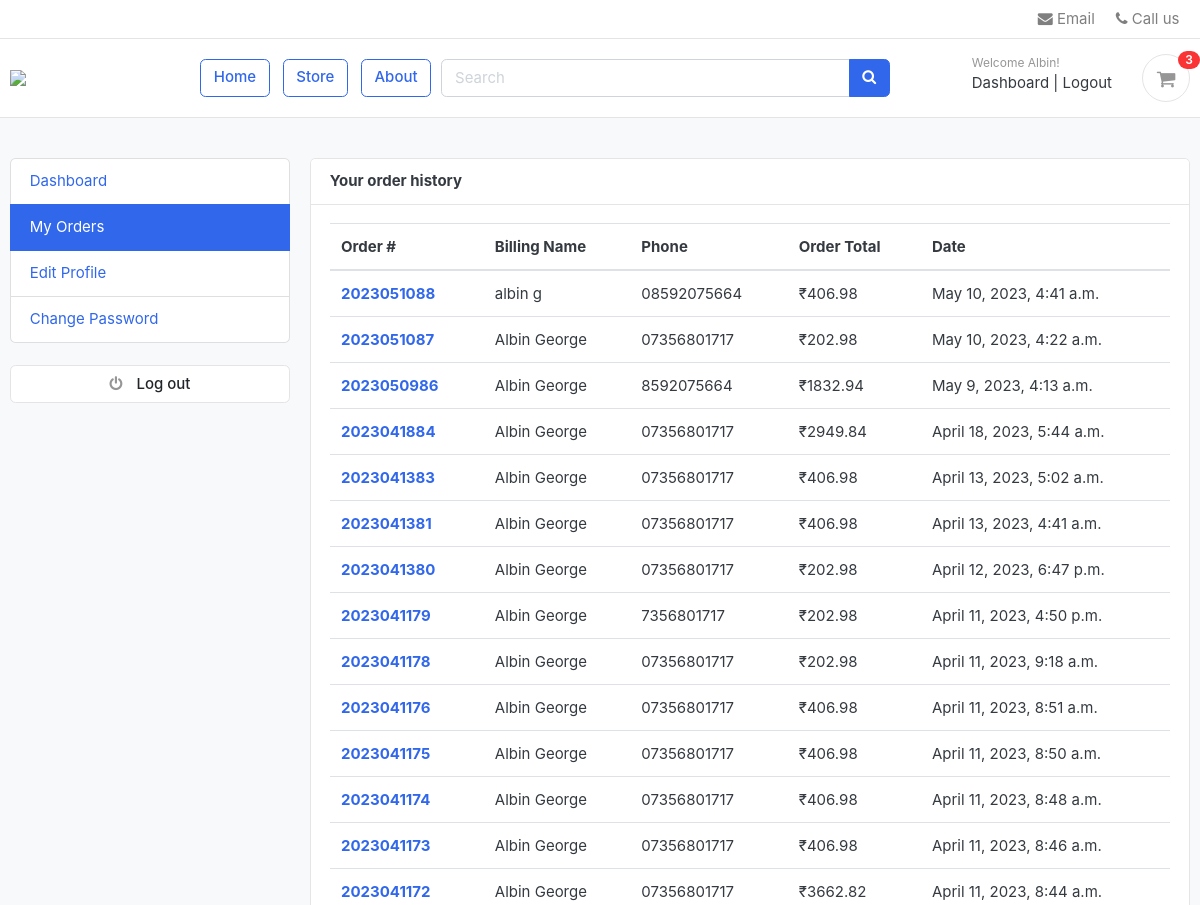
/accounts/my_orders/ (signed in, upper part), run on an earlier commit of the app's database.
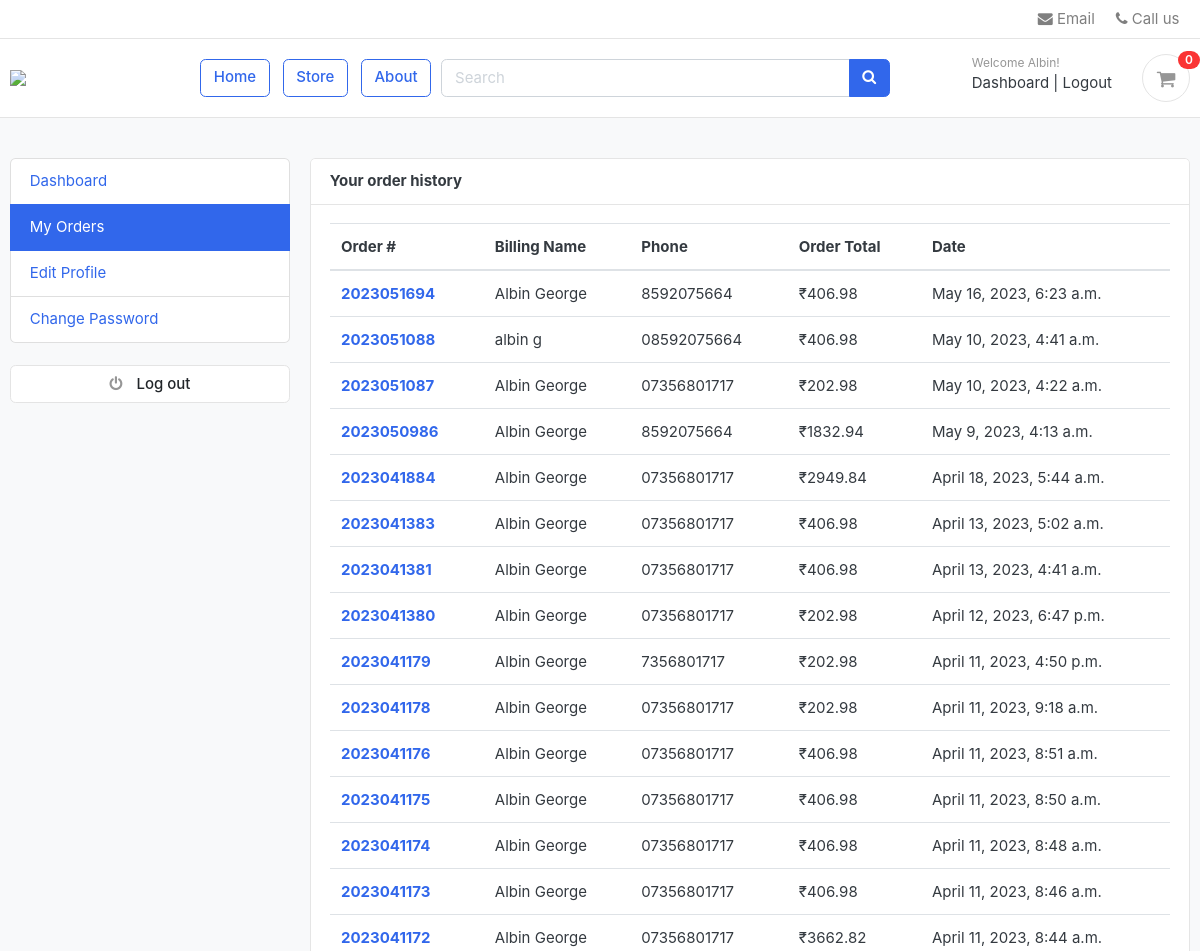
And on a later commit of the database.
### orders/models.py (models this page shows, shortened)
class Order(models.Model):
    STATUS = (
        ('Confirmed', 'Confirmed'), ('Delivered', 'Delivered'),
    )
    user = models.ForeignKey(Account, on_delete=models.SET_NULL, null=True)
    payment = models.ForeignKey(Payment, on_delete=models.SET_NULL, blank=True, null=True)
    order_number = models.CharField(max_length=20)
    first_name = models.CharField(max_length=50)
    last_name = models.CharField(max_length=50)
    phone = models.CharField(max_length=15)
    email = models.EmailField(max_length=50)
    address_line_1 = models.CharField(max_length=50)
    address_line_2 = models.CharField(max_length=50, blank=True)
    country = models.CharField(max_length=50)
    state = models.CharField(max_length=50)
    city = models.CharField(max_length=50)
    order_note = models.CharField(max_length=100, blank=True)
    order_total = models.FloatField()
    tax = models.FloatField()
    status = models.CharField(max_length=10, choices=STATUS)
    ip = models.CharField(blank=True, max_length=20)
    is_ordered = models.BooleanField(default=False)
    created_at = models.DateTimeField(auto_now_add=True)
    updated_at = models.DateTimeField(auto_now=True)
    def full_name(self):
        return f'{self.first_name} {self.last_name}'

### accounts/views.py (the view)
# urls.py: path('my_orders/', views.my_orders, name='my_orders'),
def my_orders(request):
    orders = Order.objects.filter(user=request.user, is_ordered=True).order_by('-created_at')
    auto_search = Product.objects.all()
    context = {'orders': orders, 'auto_search': auto_search, }
    return render(request, 'accounts/my_orders.html', context)

### carts/context_processors.py (called while the page is built)
def counter(request):
    cart_count = 0
    if 'admin' in request.path:
        return {}
    else:
        try:
            cart = Cart.objects.filter(cart_id=_cart_id(request))
            if request.user.is_authenticated:
                cart_items = CartItem.objects.all().filter(user=request.user)
            else:
                cart_items = CartItem.objects.all().filter(cart=cart[:1])
            for cart_item in cart_items:
                cart_count += cart_item.quantity
        except Cart.DoesNotExist:
            cart_count = 0
    return dict(cart_count=cart_count)

### carts/views.py (called while the page is built)
def _cart_id(request):
    cart = request.session.session_key
    if not cart:
        cart = request.session.create()
    return cart

### category/context_processors.py (called while the page is built)
def menu_links(request):
    links = Category.objects.all()
    return dict(links=links)

### templates/accounts/my_orders.html (shortened to what this page needs)
{% extends 'base.html' %}
{% block content %}
<section class="section-conten padding-y bg">
<div class="container">
	<div class="row">
	{% include 'includes/dashboard_sidebar.html' %}
	<main class="col-md-9">
		<article class="card">
		<header class="card-header">
			<strong class="d-inline-block mr-3">Your order history</strong>
		</header>
		<div class="card-body">
			<div class="row">
			<div class="col-md-12">
				<table class="table table-hover">
				  <thead>
				    <tr>
				      <th scope="col">Order #</th>
				      <th scope="col">Billing Name</th>
				      <th scope="col">Phone</th>
				      <th scope="col">Order Total</th>
							<th scope="col">Date</th>
				    </tr>
				  </thead>
				  <tbody>
                  {% for order in orders %}
				    <tr>
				      <th scope="row"><a href="{% url 'order_detail' order.order_number %}">{{order.order_number}}</a></th>
				      <td>{{order.full_name}}</td>
				      <td>{{order.phone}}</td>
				      <td>₹{{order.order_total}}</td>
                      <td>{{order.created_at}}</td>
				    </tr>
				{% endfor %}
				  </tbody>
				</table>
			</div>
			</div>
		</div>
		</article>
	</main>
</div>
</div>
</section>
    <br><br><br><br><br><br><br><br>
{% endblock %}

### templates/includes/navbar.html (shortened to what this page needs)
{% load static %}
<header class="section-header">
    <nav class="navbar p-md-0 navbar-expand-sm navbar-light border-bottom">
        <div class="container">
            <div class="collapse navbar-collapse" id="navbarTop4">
                <ul class="navbar-nav">
                    <li><a href="mailto:projectag28@gmail.com" class="nav-link"> <i class="fa fa-envelope"></i> Email
                    </a></li>
                    <li><a href="tel:+918592075669" class="nav-link"> <i class="fa fa-phone"></i> Call us </a></li>
                </ul>
            </div>
        </div>
    </nav>
    <section class="header-main border-bottom">
        <div class="container">
            <div class="row align-items-center">
                <div class="col-lg-2 col-md-3 col-6">
                    <a href="{% url 'home' %}" class="brand-wrap">
                        <img class="logo" src="{% static './images/logo11.png' %}">
                    </a>
                </div>
                <a href="{% url 'home' %}" class="btn btn-outline-primary">Home</a>
                <a href="{% url 'store' %}" class="btn btn-outline-primary">Store</a>
                <a href="{% url 'about' %}" class="btn btn-outline-primary">About</a>
                 <div class="col-lg  col-md-6 col-sm-12 col">
                    <form action="{% url 'search' %}" class="search" method='GET'>
                        <div class="input-group w-70">
                            <input type="text" class="form-control" style="width:60%;" placeholder="Search"
                                   name="keyword" id="tags" required>
                            <div class="input-group-append">
                                <button class="btn btn-primary" type="submit">
                                    <i class="fa fa-search"></i>
                                </button>
                            </div>
                        </div>
                    </form>
                </div>
                <div class="col-lg-3 col-sm-6 col-8 order-2 order-lg-3">
                    <div class="d-flex justify-content-end mb-3 mb-lg-0">
                        {% if user.id is None %}
                            <div class="widget-header">
                                <small class="title text-muted">Welcome guest!</small>
                                <div>
                                    <a href="{% url 'login' %}">Sign in</a> <span class="dark-transp"> | </span>
                                    <a href="{% url 'register' %}"> Register</a>
                                </div>
                            </div>
                        {% else %}
                            <div class="widget-header">
                                <small class="title text-muted">Welcome {{ user.first_name }}!</small>
                                <div>
                                    <a href="{% url 'dashboard' %}">Dashboard</a> <span class="dark-transp"> | </span>
                                    <a href="{% url 'logout' %}"> Logout</a>
                                </div>
                            </div>
                        {% endif %}
                        <a href="{% url 'cart' %}" class="widget-header pl-3 ml-3">
                            <div class="icon icon-sm rounded-circle border"><i class="fa fa-shopping-cart"></i></div>
                            <span class="badge badge-pill badge-danger notify">{{ cart_count }}</span>
                        </a>
                    </div>
                </div>
            </div>
        </div>
    </section>
</header>

What changed in the data, as far as the page shows it:
added Order: order_number "2023051694", full_name "Albin George", phone "8592075664", order_total "406.98", created_at "May 16, 2023, 6:23 a.m."
Also different on the page:
{{ cart_count }}: "3" → "0"
